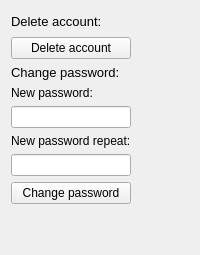
<?xml version="1.0" encoding="UTF-8"?>
<ui version="4.0">
 <class>widget</class>
 <widget class="QWidget" name="widget">
  <layout class="QGridLayout" name="gridLayout">
   <item row="0" column="0">
    <widget class="QLabel" name="label1">
     <property name="font">
      <font>
       <pointsize>10</pointsize>
      </font>
     </property>
     <property name="text">
      <string>Delete account:</string>
     </property>
    </widget>
   </item>
   <item row="1" column="0">
    <widget class="QPushButton" name="button_delete">
     <property name="text">
      <string>Delete account</string>
     </property>
    </widget>
   </item>
   <item row="2" column="0">
    <widget class="QLabel" name="label2">
     <property name="font">
      <font>
       <pointsize>10</pointsize>
      </font>
     </property>
     <property name="text">
      <string>Change password:</string>
     </property>
    </widget>
   </item>
   <item row="3" column="0">
    <widget class="QLabel" name="label3">
     <property name="text">
      <string>New password:</string>
     </property>
    </widget>
   </item>
   <item row="4" column="0">
    <widget class="QLineEdit" name="edit_new_password">
     <property name="echoMode">
      <enum>QLineEdit::Password</enum>
     </property>
    </widget>
   </item>
   <item row="5" column="0">
    <widget class="QLabel" name="label4">
     <property name="text">
      <string>New password repeat:</string>
     </property>
    </widget>
   </item>
   <item row="6" column="0">
    <widget class="QLineEdit" name="edit_new_password_repeat">
     <property name="echoMode">
      <enum>QLineEdit::Password</enum>
     </property>
    </widget>
   </item>
   <item row="7" column="0">
    <widget class="QPushButton" name="button_new_password">
     <property name="text">
      <string>Change password</string>
     </property>
    </widget>
   </item>
   <item row="0" column="1">
    <spacer name="horizontalSpacer">
     <property name="orientation">
      <enum>Qt::Horizontal</enum>
     </property>
     <property name="sizeHint" stdset="0">
      <size>
       <width>40</width>
       <height>20</height>
      </size>
     </property>
    </spacer>
   </item>
   <item row="8" column="0">
    <spacer name="verticalSpacer">
     <property name="orientation">
      <enum>Qt::Vertical</enum>
     </property>
     <property name="sizeHint" stdset="0">
      <size>
       <width>20</width>
       <height>40</height>
      </size>
     </property>
    </spacer>
   </item>
  </layout>
 </widget>
</ui>
